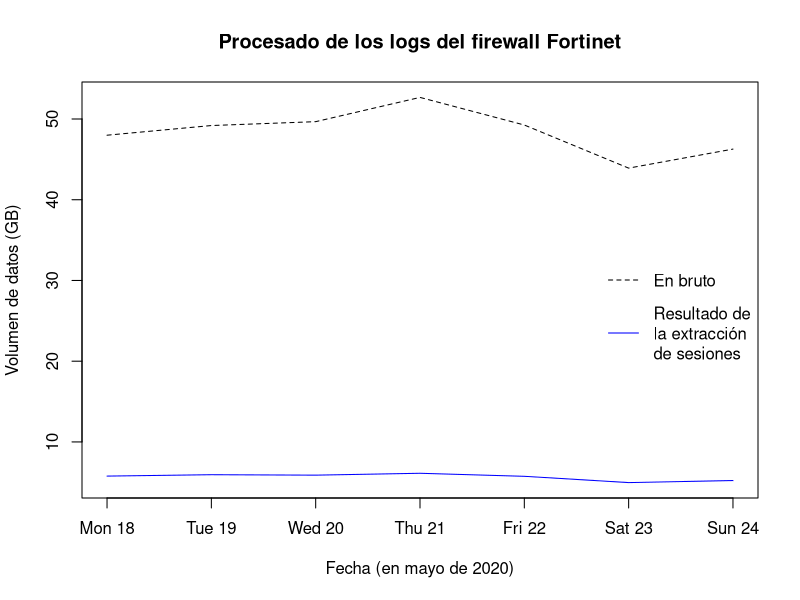

Source code (R):
raw       <-     c( 47990233167,  49187772177,  49668247110,  52672266521,  49253115426,  43913255316, 46270619052);
extracted <-     c(  5766385969,   5939145359,   5883398905,   6116088410,   5739938280,   4961969981, 5219956643);
dates <- as.Date(c("18-05-2020", "19-05-2020", "20-05-2020", "21-05-2020", "22-05-2020", "23-05-2020", "24-05-2020"), "%d-%m-%y");
plot(dates, raw/10^9, type="l", lty=2, ylab="Volumen de datos (GB)", xlab="Fecha (en mayo de 2020)", xaxt="n", ylim=range(c(raw, extracted)/10^9), main="Procesado de los logs del firewall Fortinet");
lines(dates, extracted/10^9, type="l", col="blue");
axis(1, dates, format(dates, "%a %d"));
legend("right",lty=c(2,1), col=c("black","blue"), bty="n", legend=c("En bruto", "Resultado de\nla extracción\nde sesiones"))

# Save Plot as PDF:
#   PDF Size: 6.00x7.00 inches
